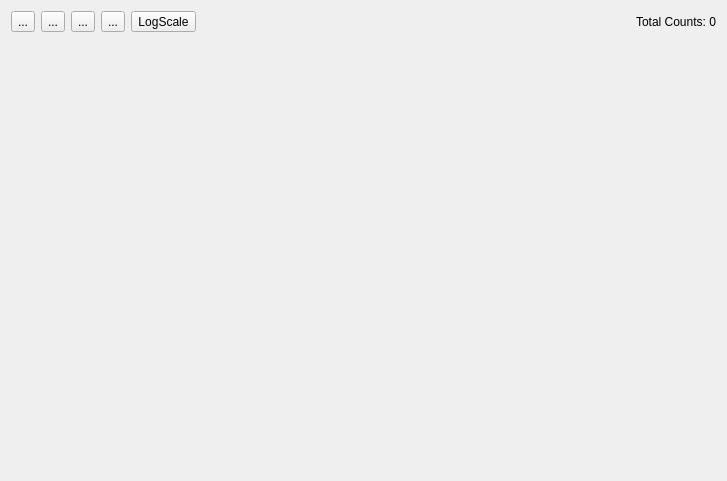
<?xml version="1.0" encoding="UTF-8"?>
<ui version="4.0">
 <class>PlotCanvas</class>
 <widget class="QWidget" name="PlotCanvas">
  <property name="geometry">
   <rect>
    <x>0</x>
    <y>0</y>
    <width>727</width>
    <height>481</height>
   </rect>
  </property>
  <property name="windowTitle">
   <string>Form</string>
  </property>
  <layout class="QVBoxLayout" name="verticalLayout_2">
   <item>
    <layout class="QGridLayout" name="gridLayout_2">
     <item row="1" column="5">
      <spacer name="horizontalSpacer">
       <property name="orientation">
        <enum>Qt::Horizontal</enum>
       </property>
       <property name="sizeHint" stdset="0">
        <size>
         <width>40</width>
         <height>20</height>
        </size>
       </property>
      </spacer>
     </item>
     <item row="2" column="0" colspan="12">
      <widget class="CustomPlotZoom" name="canvas" native="true"/>
     </item>
     <item row="1" column="3">
      <widget class="QToolButton" name="ScreenshotButton">
       <property name="toolTip">
        <string>Save current plot in png</string>
       </property>
       <property name="text">
        <string>...</string>
       </property>
       <property name="icon">
        <iconset resource="resources.qrc">
         <normaloff>:/icons/icons/screenshot.svg</normaloff>:/icons/icons/screenshot.svg</iconset>
       </property>
      </widget>
     </item>
     <item row="1" column="0">
      <widget class="QToolButton" name="ClearButton">
       <property name="toolTip">
        <string>Clear plot</string>
       </property>
       <property name="text">
        <string>...</string>
       </property>
       <property name="icon">
        <iconset resource="resources.qrc">
         <normaloff>:/icons/icons/reload.svg</normaloff>:/icons/icons/reload.svg</iconset>
       </property>
      </widget>
     </item>
     <item row="1" column="1">
      <widget class="QToolButton" name="UnZoomButton">
       <property name="toolTip">
        <string>Unzoom plot and enable auto scaling</string>
       </property>
       <property name="text">
        <string>...</string>
       </property>
       <property name="icon">
        <iconset resource="resources.qrc">
         <normaloff>:/icons/icons/unzoom.svg</normaloff>:/icons/icons/unzoom.svg</iconset>
       </property>
      </widget>
     </item>
     <item row="1" column="2">
      <widget class="QToolButton" name="SaveButton">
       <property name="toolTip">
        <string>Save current plot in txt</string>
       </property>
       <property name="text">
        <string>...</string>
       </property>
       <property name="icon">
        <iconset resource="resources.qrc">
         <normaloff>:/icons/icons/savecanvas.svg</normaloff>:/icons/icons/savecanvas.svg</iconset>
       </property>
      </widget>
     </item>
     <item row="1" column="4">
      <widget class="QToolButton" name="LogButton">
       <property name="toolTip">
        <string>Plot in log scale</string>
       </property>
       <property name="text">
        <string>LogScale</string>
       </property>
       <property name="icon">
        <iconset resource="resources.qrc">
         <normaloff>:/icons/icons/log.svg</normaloff>:/icons/icons/log.svg</iconset>
       </property>
       <property name="checkable">
        <bool>true</bool>
       </property>
      </widget>
     </item>
     <item row="1" column="8" colspan="4">
      <widget class="QLabel" name="countsLabel">
       <property name="text">
        <string>Total Counts: 0</string>
       </property>
      </widget>
     </item>
    </layout>
   </item>
  </layout>
 </widget>
 <customwidgets>
  <customwidget>
   <class>CustomPlotZoom</class>
   <extends>QWidget</extends>
   <header>customplotzoom.h</header>
   <container>1</container>
  </customwidget>
 </customwidgets>
 <resources>
  <include location="resources.qrc"/>
 </resources>
 <connections/>
</ui>
